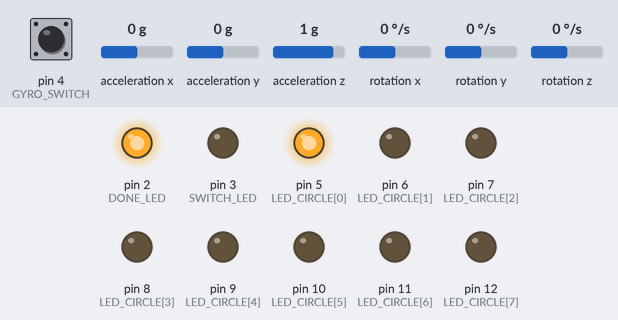
Simulated run of this sketch. Board: Arduino Uno, built with avr-gcc and run on an emulated ATmega328P. On the bench: output pins drawn as LEDs (lit = HIGH). Inputs (shaded band) come from the test bench; at power-on: rotation z 0 °/s, acceleration z 1 g, acceleration y 0 g, pin 4 (GYRO_SWITCH) HIGH, acceleration x 0 g, rotation x 0 °/s, rotation y 0 °/s. What the sketch prints to the serial monitor is not drawn.

Above: at 1.7 s.
1.8 s: rotation z set to -6 °/s
4.8 s: rotation z set to -9 °/s
At 6.4 s:
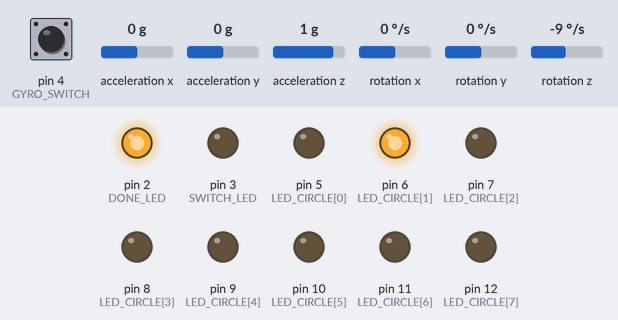
6.7 s: acceleration z set to 0.1 g
8.6 s: acceleration z set to -0.2 g
At 9.8 s:
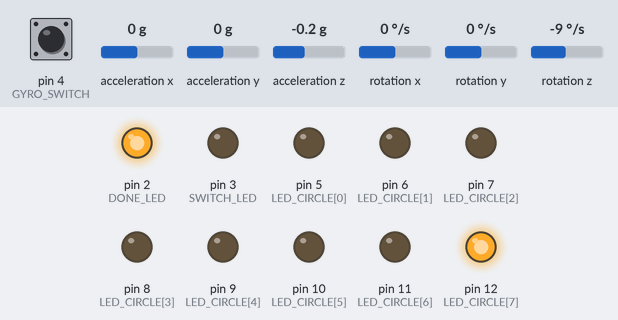
11.6 s: acceleration y set to -1.4 g
At 14.4 s:
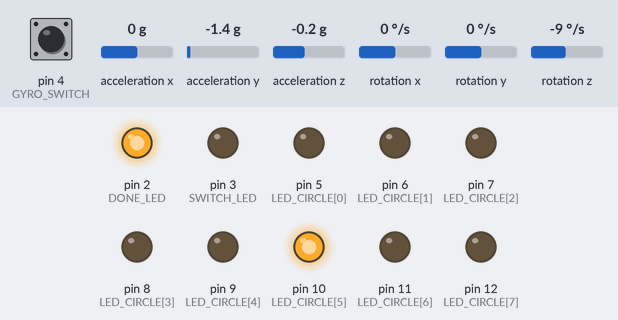
Timing chart, 0 to 33.6 s (numbered marks = the images above; inputs shaded):
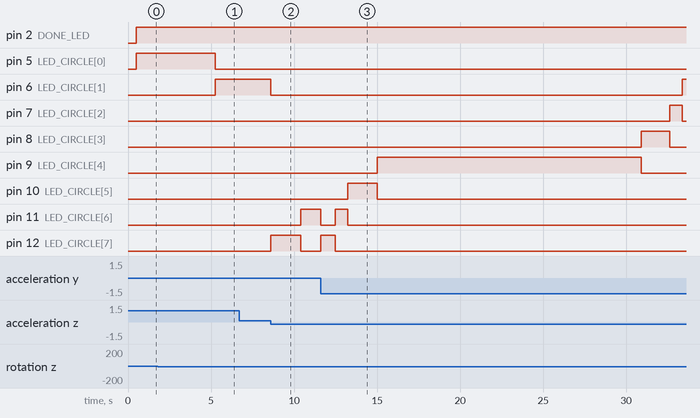

Measured:
- the behaviour switches between -7 and -8 °/s on rotation z (found by bisection; images 0 and 1)
- the behaviour switches between 0 and -0.1 g on acceleration z (found by bisection; images 1 and 2)
- after the input at 1.8 s, every drawn part: stays the same
- after the input at 6.7 s, every drawn part: stays the same
- after the input at 8.6 s, pin 6 (LED_CIRCLE[1]): HIGH → LOW after 0.01 s instead of 1.7 s; pin 7 (LED_CIRCLE[2]): stays LOW (without the input it goes to HIGH after 1.7 s); pin 11 (LED_CIRCLE[6]): LOW → HIGH after 1.8 s; pin 12 (LED_CIRCLE[7]): LOW → HIGH at once, → LOW 1.8 s later
- after the input at 11.6 s, pin 6 (LED_CIRCLE[1]): LOW → HIGH after 21.8 s; pin 7 (LED_CIRCLE[2]): LOW → HIGH after 21.0 s instead of 18.9 s; pin 11 (LED_CIRCLE[6]): HIGH → LOW after 0.01 s instead of 3.8 s; pin 12 (LED_CIRCLE[7]): LOW → HIGH at once, → LOW 0.88 s later

The sketch:

NEW_Gyro_binary.ino
```cpp
#include <Wire.h>
#include <MPU6050_6Axis_MotionApps20.h>

const int DONE_LED = 2;
const int SWITCH_LED = 3;
const int GYRO_SWITCH = 4;
const int LED_CIRCLE[] = {5, 6, 7, 8, 9, 10, 11, 12};

void setup() {
  Serial.begin(115200);
//  Serial.begin(38400 ,SERIAL_8E1);
  Wire.begin();

  pinSetup();

  Gryo_Start();

  //Serial.print("Gyro_OK");
}


int Gyro_hosei = 0;
int Gyro_degree = 0;
int gauge = 0;
int switch_count = 0;


void loop() {
  if (switch_count == 0) {
    gauge = 0;
    while (!digitalRead(GYRO_SWITCH)) {
      gauge++;
    }
    if (gauge > 10000) {
      Gyro_hosei = Gyro_degree;
      digitalWrite(SWITCH_LED, HIGH);
      switch_count = 1;
    }
  }

  digitalWrite(DONE_LED, HIGH);


  Gyro_degree = GyroGet() - Gyro_hosei;

  if (Gyro_degree < 0) Gyro_degree += 360;
  if (Gyro_degree > 359) Gyro_degree -= 360;


  LED_shine(Gyro_degree);
  Serial.write(Gyro_degree / 2);
//  Serial.flush();
}
```

FUNCTION.ino
```cpp
/*

  Your offsets:  -2105 209 4957  31  9 -98

*/

#define Gyro_X 74
#define Gyro_Y 63
#define Gyro_Z 27
#define Accel_Z 4732

MPU6050 mpu;
static uint8_t mpuIntStatus;
static bool dmpReady = false;  // set true if DMP init was successful
static uint16_t packetSize;    // expected DMP packet size (default is 42 bytes)

int16_t  Gyro_Now = 0, Gyro = 0, Gyro_Offset = 0;
uint16_t fifoCount;
uint8_t fifoBuffer[64]; // FIFO storage buffer                 // orientation/motion vars
Quaternion q;           // [w, x, y, z]         quaternion container
VectorFloat gravity;    // [x, y, z]            gravity vector
float ypr[3];           // [yaw, pitch, roll]   yaw/pitch/roll container and gravity vector


int GyroGet() {
  mpuIntStatus = false;
  mpuIntStatus = mpu.getIntStatus();
  fifoCount = mpu.getFIFOCount();
  if ((mpuIntStatus & 0x10) || fifoCount == 1024) {
    mpu.resetFIFO();
  }
  else if (mpuIntStatus & 0x02) {
    while (fifoCount < packetSize) fifoCount = mpu.getFIFOCount();
    mpu.getFIFOBytes(fifoBuffer, packetSize);
    fifoCount -= packetSize;
    mpu.dmpGetQuaternion(&q, fifoBuffer);
    mpu.dmpGetGravity(&gravity, &q);
    mpu.dmpGetYawPitchRoll(ypr, &q, &gravity);
    Gyro_Now = 360 - degrees(ypr[0]);// + 180;
    Gyro = Gyro_Now + Gyro_Offset;
    if (Gyro < 0) Gyro += 360;
    if (Gyro > 359) Gyro -= 360;
  }
  return Gyro;
}

void Gryo_Start() {
  mpu.initialize();
  if (mpu.testConnection() != true) {
//    Serial.println("MPU disconection");
    while (true) {}
  }
  if (mpu.dmpInitialize() != 0) {
//    Serial.println("MPU break");
    while (true) {}
  }
  mpu.setXGyroOffset(Gyro_X);
  mpu.setYGyroOffset(Gyro_Y);
  mpu.setZGyroOffset(Gyro_Z);
  mpu.setZAccelOffset(Accel_Z);
  mpu.setDMPEnabled(true);
  mpuIntStatus = mpu.getIntStatus();
  dmpReady = true;
  packetSize = mpu.dmpGetFIFOPacketSize();
}

void LED_shine(float gyro) {
  if (337.5 <=  gyro & gyro <= 360 | 0 <= gyro & gyro < 22.5) {
    digitalWrite(LED_CIRCLE[0], HIGH);
  } else {
    digitalWrite(LED_CIRCLE[0], LOW);
  }

  if (22.5 <= gyro & gyro < 67.5) {
    digitalWrite(LED_CIRCLE[7], HIGH);
  } else {
    digitalWrite(LED_CIRCLE[7], LOW);
  }

  if (67.5 <= gyro & gyro < 112.5) {
    digitalWrite(LED_CIRCLE[6], HIGH);
  } else {
    digitalWrite(LED_CIRCLE[6], LOW);
  }

  if (112.5 <= gyro & gyro < 157.5) {
    digitalWrite(LED_CIRCLE[5], HIGH);
  } else {
    digitalWrite(LED_CIRCLE[5], LOW);
  }

  if (157.5 <= gyro & gyro < 202.5) {
    digitalWrite(LED_CIRCLE[4], HIGH);
  } else {
    digitalWrite(LED_CIRCLE[4], LOW);
  }

  if (202.5 <= gyro & gyro < 247.5) {
    digitalWrite(LED_CIRCLE[3], HIGH);
  } else {
    digitalWrite(LED_CIRCLE[3], LOW) ;
  }

  if (247.5 <= gyro & gyro < 292.5) {
    digitalWrite(LED_CIRCLE[2], HIGH);
  } else {
    digitalWrite(LED_CIRCLE[2], LOW);
  }

  if (292.5 <= gyro & gyro < 337.5) {
    digitalWrite(LED_CIRCLE[1], HIGH);
  } else {
    digitalWrite(LED_CIRCLE[1], LOW) ;
  }
}

void pinSetup() {
  pinMode(DONE_LED, OUTPUT);
  pinMode(SWITCH_LED, OUTPUT);
  pinMode(GYRO_SWITCH, INPUT);
  for (int id = 0; id <= 7; id++) {
    pinMode(LED_CIRCLE[id], OUTPUT);
    digitalWrite(LED_CIRCLE[id], HIGH);
  }
  for (int id = 0; id <= 7; id++) {
    digitalWrite(LED_CIRCLE[id], LOW);
  }
}
```
